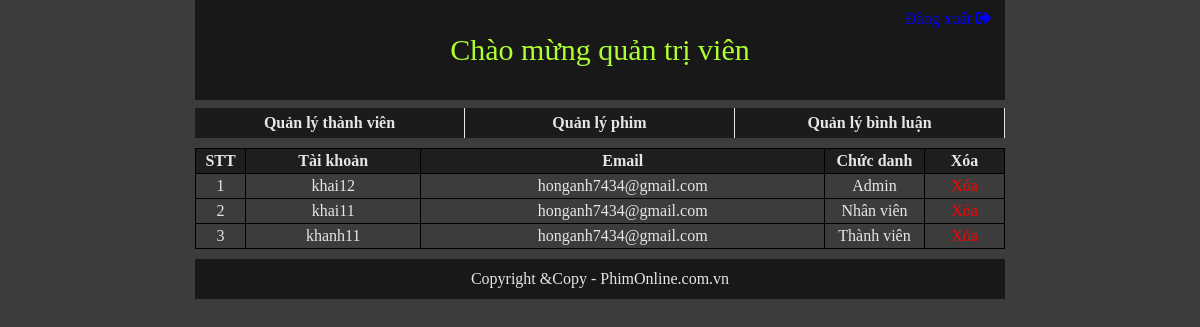
Page /Sources/php/Admin/list_user.php on the earlier database version.
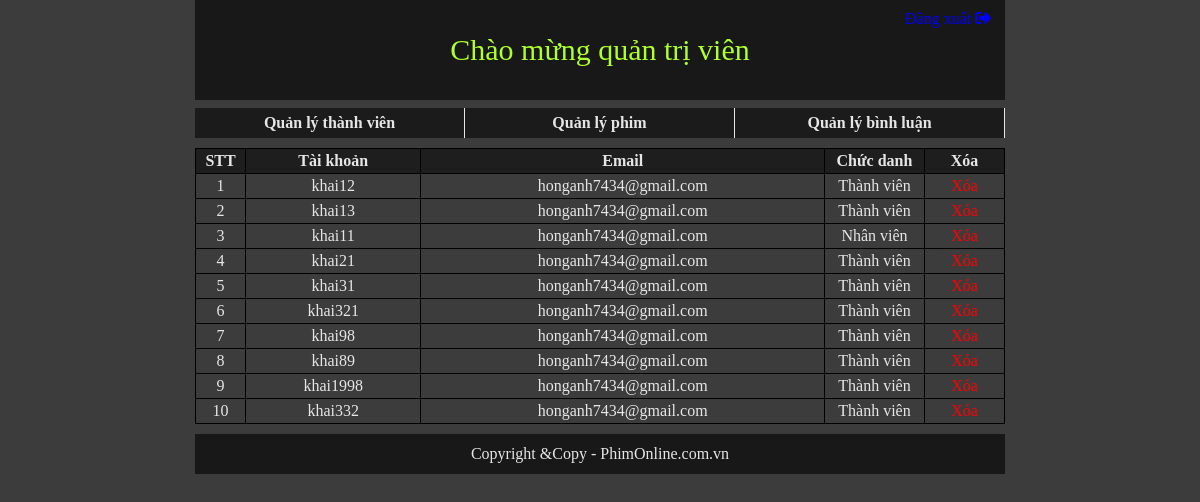
Same page on the later database version.
### tables this page shows
CREATE TABLE `users` (
  `ID` int(10) UNSIGNED NOT NULL,
  `userName` varchar(255) NOT NULL,
  `userEmail` varchar(255) NOT NULL,
  `userPassword` varchar(255) NOT NULL,
  `userLevel` int(1) DEFAULT '0',
  `activeCode` varchar(225) NOT NULL,
  `userActive` int(1) DEFAULT '0'
);

### Sources/php/Admin/list_user.php (the view, shortened to what this page needs)
<?php
    require("header.php");
?>
    <div id="wrapper">
        <table>
            <tr style="background-color: rgba(0, 0, 0, 0.5); color: #e6e6e6;">
                <th style="width: 50px;">STT</th>
                <th>Tài khoản</th>
                <th>Email</th>
                <th style="width: 100px;">Chức danh</th>
                <th style="width: 80px; ">Xóa</th>
            </tr>
            <?php
                $STT = 1;
                require("../library/config.php");
                $sql = "SELECT 	ID, userName, userEmail, userLevel FROM users";
                $result = mysqli_query($conn, $sql);
                while ($data = mysqli_fetch_assoc($result)){
                    echo"<tr>";
                        echo"<td>$STT</td>";
                        echo"<td>$data[userName]</td>";
                        echo"<td>$data[userEmail]</td>";
                        if ($data['userLevel'] == 2) {
                            echo"<td>Admin</td>";
                        }
                        elseif ($data['userLevel'] == 1) {
                            echo"<td>Nhân viên</td>";
                        }
                        else {
                            echo"<td>Thành viên</td>";
                        }
                        echo"<td><a href='del_user.php?id=$data[ID]' onclick = 'return show_confirm_deluser();' style='color: red;'>Xóa </a></td>";
                    echo"</tr>";
                    $STT++;
                }
            ?>
        </table>
    </div>
<?php
    require("footer.php");
?>

### Sources/php/Admin/header.php (shortened to what this page needs)
<!DOCTYPE html>
<html lang="en">
<head>
    <link rel="stylesheet" href="https://use.fontawesome.com/releases/v5.5.0/css/all.css">
    <link rel="stylesheet" href="style.css">
</head>
<body>
    <div id="top">
        <a href="../../phimviet1.html">Đăng xuất <i class="fas fa-sign-out-alt"></i></a>
        <p>Chào mừng quản trị viên</p>
    </div>
    <div id="menu">
        <ul>
            <li><a href="list_user.php">Quản lý thành viên</a></li>
            <li><a href="list_movie.php">Quản lý phim</a></li>
            <li><a href="list_comment.php">Quản lý bình luận</a></li>
        </ul>
    </div>

### Sources/php/Admin/footer.php
    <div id="bottom">
        Copyright &Copy - PhimOnline.com.vn
    </div>
</body>
</html>

### Sources/php/Admin/style.css (style rules this page uses)
* { padding: 0px; margin: 0px; box-sizing: border-box; }
body { width: 810px; margin: auto; background-color: rgb(60, 60, 60); }
#top { position: relative; height: 100px; background-color: rgba(0, 0, 0, 0.6); }
#top a { float: right; width: 100px; padding: 10px 0 0 0; text-decoration: none; color: blue; }
#top p { font-size: 30px; color: greenyellow; clear: right; text-align: center; position: absolute; top: 50%; left: 50%; transform: translate(-50%, -50%); }
#menu { margin-top: 8px; }
ul { list-style-type: none; }
#menu li { float: left; width: 270px; border-right: 1px solid #e6e6e6; text-align: center; line-height: 30px; background-color: rgba(0, 0, 0, 0.55); }
#menu a { color: #e6e6e6; font-weight: bold; text-decoration: none; }
#wrapper table { border-collapse: collapse; margin-top: 10px; width: 810px; text-align: center; }
#wrapper table tr { border: 1px solid black; line-height: center; }
#wrapper table th { border: 1px solid black; line-height: center; padding: 3px; }
#wrapper table td { border: 1px solid black; line-height: center; color: #e6e6e6; padding: 3px; }
#bottom { height: 40px; background-color: rgba(0, 0, 0, 0.6); line-height: 40px; text-align: center; color: #e6e6e6; margin-top: 10px; }
#wrapper a { color: white; text-decoration: none; }

Differences in the rows shown:
removed users: userName "khanh11", userEmail "honganh7434@gmail.com", userLevel "Thành viên"
changed users "khai12": userLevel "Admin" → "Thành viên"
added users: userName "khai13", userEmail "honganh7434@gmail.com", userLevel "Thành viên"
added users: userName "khai21", userEmail "honganh7434@gmail.com", userLevel "Thành viên"
added users: userName "khai31", userEmail "honganh7434@gmail.com", userLevel "Thành viên"
added users: userName "khai321", userEmail "honganh7434@gmail.com", userLevel "Thành viên"
added users: userName "khai98", userEmail "honganh7434@gmail.com", userLevel "Thành viên"
added users: userName "khai89", userEmail "honganh7434@gmail.com", userLevel "Thành viên"
added users: userName "khai1998", userEmail "honganh7434@gmail.com", userLevel "Thành viên"
added users: userName "khai332", userEmail "honganh7434@gmail.com", userLevel "Thành viên"
